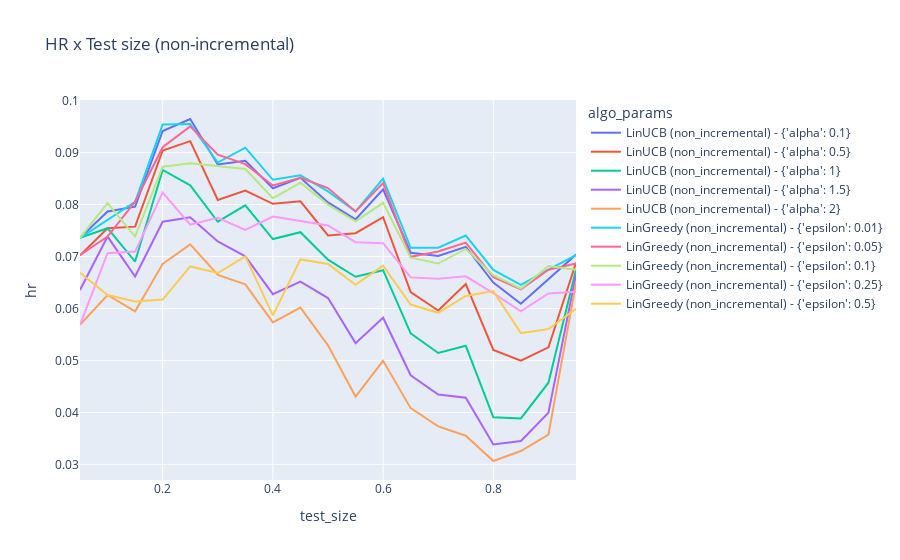

Source (notebook cell):
### Code cell
fig = px.line(df_results_non_incremental, x="test_size", y="hr", color='algo_params', title='HR x Test size (non-incremental)')
fig.show()
fig.write_html('results-v2/hr_x_test_size_non_incremental.html')

### Figure 1 — Plotly figure (JSON) as saved in the notebook; plotly's stock layout.template omitted (floating-point values rounded to 4 significant figures)
{"data": [{"hovertemplate": "algo_params=LinUCB (non_incremental) - {'alpha': 0.1}<br>test_size=%{x}<br>hr=%{y}<extra></extra>", "legendgroup": "LinUCB (non_incremental) - {'alpha': 0.1}", "line": {"color": "#636efa", "dash": "solid"}, "marker": {"symbol": "circle"}, "mode": "lines", "name": "LinUCB (non_incremental) - {'alpha': 0.1}", "orientation": "v", "showlegend": true, "type": "scatter", "x": [0.05, 0.1, 0.15, 0.2, 0.25, 0.3, 0.35, 0.4, 0.45, 0.5, 0.55, 0.6, 0.65, 0.7, 0.75, 0.8, 0.85, 0.9, 0.95], "xaxis": "x", "y": [0.07358, 0.07865, 0.07958, 0.09414, 0.09645, 0.0877, 0.0884, 0.08313, 0.08514, 0.08041, 0.07714, 0.08292, 0.07073, 0.0701, 0.07186, 0.065, 0.06092, 0.0657, 0.07037], "yaxis": "y"}, {"hovertemplate": "algo_params=LinUCB (non_incremental) - {'alpha': 0.5}<br>test_size=%{x}<br>hr=%{y}<extra></extra>", "legendgroup": "LinUCB (non_incremental) - {'alpha': 0.5}", "line": {"color": "#EF553B", "dash": "solid"}, "marker": {"symbol": "circle"}, "mode": "lines", "name": "LinUCB (non_incremental) - {'alpha': 0.5}", "orientation": "v", "showlegend": true, "type": "scatter", "x": [0.05, 0.1, 0.15, 0.2, 0.25, 0.3, 0.35, 0.4, 0.45, 0.5, 0.55, 0.6, 0.65, 0.7, 0.75, 0.8, 0.85, 0.9, 0.95], "xaxis": "x", "y": [0.07023, 0.07544, 0.07574, 0.0904, 0.0922, 0.08087, 0.0827, 0.08014, 0.08062, 0.07406, 0.07448, 0.07756, 0.06313, 0.0596, 0.0647, 0.05202, 0.04994, 0.05253, 0.06879], "yaxis": "y"}, {"hovertemplate": "algo_params=LinUCB (non_incremental) - {'alpha': 1}<br>test_size=%{x}<br>hr=%{y}<extra></extra>", "legendgroup": "LinUCB (non_incremental) - {'alpha': 1}", "line": {"color": "#00cc96", "dash": "solid"}, "marker": {"symbol": "circle"}, "mode": "lines", "name": "LinUCB (non_incremental) - {'alpha': 1}", "orientation": "v", "showlegend": true, "type": "scatter", "x": [0.05, 0.1, 0.15, 0.2, 0.25, 0.3, 0.35, 0.4, 0.45, 0.5, 0.55, 0.6, 0.65, 0.7, 0.75, 0.8, 0.85, 0.9, 0.95], "xaxis": "x", "y": [0.07358, 0.07544, 0.06903, 0.08666, 0.08369, 0.07669, 0.07985, 0.07335, 0.07467, 0.0694, 0.0661, 0.06737, 0.05522, 0.05144, 0.05282, 0.03905, 0.03884, 0.04572, 0.06746], "yaxis": "y"}, {"hovertemplate": "algo_params=LinUCB (non_incremental) - {'alpha': 1.5}<br>test_size=%{x}<br>hr=%{y}<extra></extra>", "legendgroup": "LinUCB (non_incremental) - {'alpha': 1.5}", "line": {"color": "#ab63fa", "dash": "solid"}, "marker": {"symbol": "circle"}, "mode": "lines", "name": "LinUCB (non_incremental) - {'alpha': 1.5}", "orientation": "v", "showlegend": true, "type": "scatter", "x": [0.05, 0.1, 0.15, 0.2, 0.25, 0.3, 0.35, 0.4, 0.45, 0.5, 0.55, 0.6, 0.65, 0.7, 0.75, 0.8, 0.85, 0.9, 0.95], "xaxis": "x", "y": [0.06355, 0.07384, 0.06616, 0.07668, 0.07754, 0.07289, 0.07003, 0.06275, 0.06516, 0.062, 0.05333, 0.05821, 0.04715, 0.04343, 0.04282, 0.03383, 0.0345, 0.03996, 0.06649], "yaxis": "y"}, {"hovertemplate": "algo_params=LinUCB (non_incremental) - {'alpha': 2}<br>test_size=%{x}<br>hr=%{y}<extra></extra>", "legendgroup": "LinUCB (non_incremental) - {'alpha': 2}", "line": {"color": "#FFA15A", "dash": "solid"}, "marker": {"symbol": "circle"}, "mode": "lines", "name": "LinUCB (non_incremental) - {'alpha': 2}", "orientation": "v", "showlegend": true, "type": "scatter", "x": [0.05, 0.1, 0.15, 0.2, 0.25, 0.3, 0.35, 0.4, 0.45, 0.5, 0.55, 0.6, 0.65, 0.7, 0.75, 0.8, 0.85, 0.9, 0.95], "xaxis": "x", "y": [0.05686, 0.0626, 0.05944, 0.06858, 0.07234, 0.06644, 0.06464, 0.05732, 0.06017, 0.0529, 0.04305, 0.04992, 0.04082, 0.03731, 0.03553, 0.03065, 0.03257, 0.03573, 0.06491], "yaxis": "y"}, {"hovertemplate": "algo_params=LinGreedy (non_incremental) - {'epsilon': 0.01}<br>test_size=%{x}<br>hr=%{y}<extra></extra>", "legendgroup": "LinGreedy (non_incremental) - {'epsilon': 0.01}", "line": {"color": "#19d3f3", "dash": "solid"}, "marker": {"symbol": "circle"}, "mode": "lines", "name": "LinGreedy (non_incremental) - {'epsilon': 0.01}", "orientation": "v", "showlegend": true, "type": "scatter", "x": [0.05, 0.1, 0.15, 0.2, 0.25, 0.3, 0.35, 0.4, 0.45, 0.5, 0.55, 0.6, 0.65, 0.7, 0.75, 0.8, 0.85, 0.9, 0.95], "xaxis": "x", "y": [0.07358, 0.07705, 0.08054, 0.09539, 0.09551, 0.08808, 0.09094, 0.08476, 0.08561, 0.08252, 0.07867, 0.08499, 0.07168, 0.0717, 0.07402, 0.06741, 0.06454, 0.06746, 0.07025], "yaxis": "y"}, {"hovertemplate": "algo_params=LinGreedy (non_incremental) - {'epsilon': 0.05}<br>test_size=%{x}<br>hr=%{y}<extra></extra>", "legendgroup": "LinGreedy (non_incremental) - {'epsilon': 0.05}", "line": {"color": "#FF6692", "dash": "solid"}, "marker": {"symbol": "circle"}, "mode": "lines", "name": "LinGreedy (non_incremental) - {'epsilon': 0.05}", "orientation": "v", "showlegend": true, "type": "scatter", "x": [0.05, 0.1, 0.15, 0.2, 0.25, 0.3, 0.35, 0.4, 0.45, 0.5, 0.55, 0.6, 0.65, 0.7, 0.75, 0.8, 0.85, 0.9, 0.95], "xaxis": "x", "y": [0.07023, 0.07384, 0.08054, 0.09102, 0.09504, 0.0896, 0.08777, 0.08367, 0.08514, 0.08316, 0.07867, 0.08413, 0.06994, 0.07097, 0.07267, 0.06601, 0.06369, 0.06746, 0.06867], "yaxis": "y"}, {"hovertemplate": "algo_params=LinGreedy (non_incremental) - {'epsilon': 0.1}<br>test_size=%{x}<br>hr=%{y}<extra></extra>", "legendgroup": "LinGreedy (non_incremental) - {'epsilon': 0.1}", "line": {"color": "#B6E880", "dash": "solid"}, "marker": {"symbol": "circle"}, "mode": "lines", "name": "LinGreedy (non_incremental) - {'epsilon': 0.1}", "orientation": "v", "showlegend": true, "type": "scatter", "x": [0.05, 0.1, 0.15, 0.2, 0.25, 0.3, 0.35, 0.4, 0.45, 0.5, 0.55, 0.6, 0.65, 0.7, 0.75, 0.8, 0.85, 0.9, 0.95], "xaxis": "x", "y": [0.07358, 0.08026, 0.07383, 0.08728, 0.08794, 0.08732, 0.08682, 0.08123, 0.08419, 0.07998, 0.07676, 0.08032, 0.06978, 0.06864, 0.07146, 0.0664, 0.06381, 0.06816, 0.06746], "yaxis": "y"}, {"hovertemplate": "algo_params=LinGreedy (non_incremental) - {'epsilon': 0.25}<br>test_size=%{x}<br>hr=%{y}<extra></extra>", "legendgroup": "LinGreedy (non_incremental) - {'epsilon': 0.25}", "line": {"color": "#FF97FF", "dash": "solid"}, "marker": {"symbol": "circle"}, "mode": "lines", "name": "LinGreedy (non_incremental) - {'epsilon': 0.25}", "orientation": "v", "showlegend": true, "type": "scatter", "x": [0.05, 0.1, 0.15, 0.2, 0.25, 0.3, 0.35, 0.4, 0.45, 0.5, 0.55, 0.6, 0.65, 0.7, 0.75, 0.8, 0.85, 0.9, 0.95], "xaxis": "x", "y": [0.05686, 0.07063, 0.07095, 0.08229, 0.07612, 0.07745, 0.0751, 0.0777, 0.07681, 0.07596, 0.07276, 0.07255, 0.06598, 0.06572, 0.06619, 0.06296, 0.05947, 0.06287, 0.06321], "yaxis": "y"}, {"hovertemplate": "algo_params=LinGreedy (non_incremental) - {'epsilon': 0.5}<br>test_size=%{x}<br>hr=%{y}<extra></extra>", "legendgroup": "LinGreedy (non_incremental) - {'epsilon': 0.5}", "line": {"color": "#FECB52", "dash": "solid"}, "marker": {"symbol": "circle"}, "mode": "lines", "name": "LinGreedy (non_incremental) - {'epsilon': 0.5}", "orientation": "v", "showlegend": true, "type": "scatter", "x": [0.05, 0.1, 0.15, 0.2, 0.25, 0.3, 0.35, 0.4, 0.45, 0.5, 0.55, 0.6, 0.65, 0.7, 0.75, 0.8, 0.85, 0.9, 0.95], "xaxis": "x", "y": [0.06689, 0.0626, 0.06136, 0.06172, 0.06809, 0.06682, 0.07003, 0.05868, 0.06944, 0.06856, 0.06457, 0.06823, 0.06076, 0.05917, 0.06241, 0.06334, 0.05525, 0.05606, 0.05994], "yaxis": "y"}], "layout": {"legend": {"title": {"text": "algo_params"}, "tracegroupgap": 0}, "title": {"text": "HR x Test size (non-incremental)"}, "xaxis": {"anchor": "y", "domain": [0, 1], "title": {"text": "test_size"}}, "yaxis": {"anchor": "x", "domain": [0, 1], "title": {"text": "hr"}}}}
